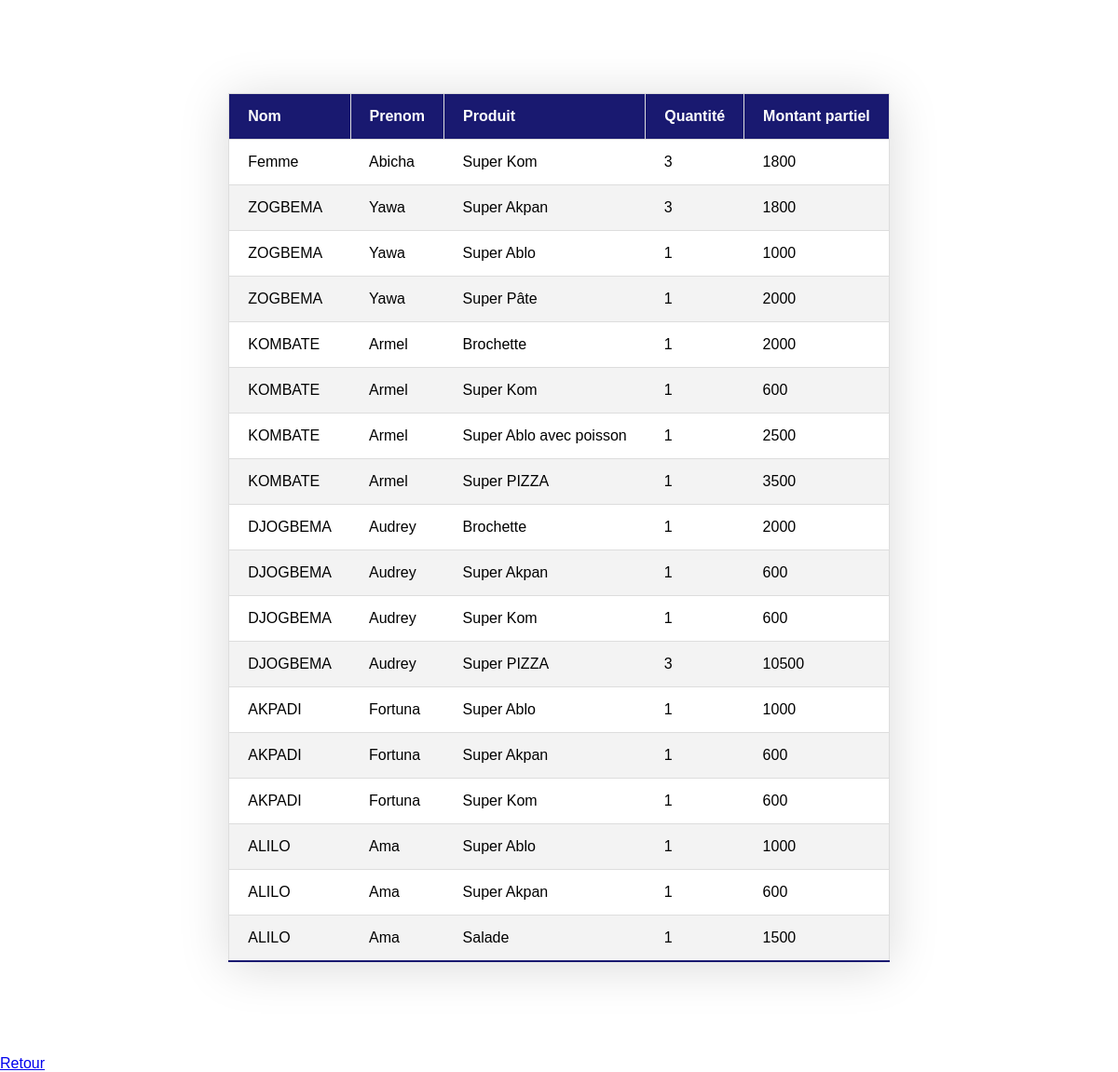
Screenshot of /tabeau_commander.php with the database file from the repository.
### tables this page shows
CREATE TABLE `client` (
  `id_cl` int(5) NOT NULL,
  `nom_cli` varchar(35) NOT NULL,
  `prenom_cli` varchar(50) NOT NULL,
  `adresse` varchar(50) NOT NULL,
  `telephone` int(15) NOT NULL,
  `email` varchar(20) NOT NULL,
  `pass` varchar(35) NOT NULL
);

CREATE TABLE `produits` (
  `id` int(11) NOT NULL,
  `img` varchar(1000) NOT NULL,
  `prix` int(11) NOT NULL,
  `nom` varchar(25) NOT NULL
);

CREATE TABLE `commander` (
  `id_cmde` int(5) NOT NULL,
  `id_cli` int(5) NOT NULL,
  `id_pro` int(5) NOT NULL,
  `quantite` int(10) NOT NULL,
  `montant_partiel` int(10) NOT NULL
);

### tabeau_commander.php (the view, shortened to what this page needs)
<!DOCTYPE html>
<html lang="en">
<head>
    <link rel="stylesheet" href="css/liste_cli.css">
</head>
<body>
    <?php
        $bdd = new PDO('mysql:host=localhost;dbname=products','root','');
    ?>
    <?php
        $ins = $bdd->prepare("SELECT nom_cli, prenom_cli, nom, quantite,montant_partiel FROM client, commande, produits, commander WHERE client.id_cl=commander.id_cli AND produits.id=commander.id_pro AND client.id_cl=commande.id_cli");
        $ins->execute();
        $tab = $ins->fetchAll(PDO::FETCH_ASSOC);
    ?>
    <table class="tableau-style">
        <thead>
            <tr>
                <th>Nom</th>
                <th>Prenom</th>
                <th>Produit</th>
                <th>Quantité</th>
                <th>Montant partiel</th>
            </tr>
        </thead>
        <tbody>
            <?php foreach ($tab as $row): ?>
                <tr>
                    <td><?= $row["nom_cli"] ?></td>
                    <td><?= $row["prenom_cli"] ?></td>
                    <td><?= $row["nom"] ?></td>
                    <td><?= $row["quantite"] ?></td>
                    <td><?= $row["montant_partiel"] ?></td>
                </tr>
            <?php endforeach; ?>
        </tbody>
    </table>
    <a href="acceuil.html">Retour</a>
</body>
</html>

### css/liste_cli.css (style rules this page uses)
body { height: 100vh; font-family: Arial, Helvetica, sans-serif; }
.tableau-style { border-collapse: collapse; min-width: 400px; width: auto; box-shadow: 0 5px 50px rgba(0, 0, 0, 0.15); cursor: pointer; margin: 100px auto; border: 1px solid midnightblue; }
thead tr { background-color: midnightblue; color: #fff; text-align: left; }
th, td { padding: 15px 20px; }
tbody tr, th { border: 1px solid #ddd; }
tbody tr:nth-child(even) { background-color: #f3f3f3; }
tbody tr:last-of-type { border-bottom: 2px solid midnightblue; }

### rows the page displays
client: nom_cli "Femme", prenom_cli "Abicha", produits.nom "Super Kom", commander.quantite "3", commander.montant_partiel "1800"
client: nom_cli "ZOGBEMA", prenom_cli "Yawa", produits.nom "Super Akpan", commander.quantite "3", commander.montant_partiel "1800", produits.nom "Super Ablo", commander.quantite "1", commander.montant_partiel "1000", produits.nom "Super Pâte", commander.montant_partiel "2000"
client: nom_cli "KOMBATE", prenom_cli "Armel", produits.nom "Brochette", commander.quantite "1", commander.montant_partiel "2000", produits.nom "Super Kom", commander.montant_partiel "600", produits.nom "Super Ablo avec poisson", commander.montant_partiel "2500", produits.nom "Super PIZZA", commander.montant_partiel "3500"
client: nom_cli "DJOGBEMA", prenom_cli "Audrey", produits.nom "Brochette", commander.quantite "1", commander.montant_partiel "2000", produits.nom "Super Akpan", commander.montant_partiel "600", produits.nom "Super Kom", produits.nom "Super PIZZA", commander.quantite "3", commander.montant_partiel "10500"
client: nom_cli "AKPADI", prenom_cli "Fortuna", produits.nom "Super Ablo", commander.quantite "1", commander.montant_partiel "1000", produits.nom "Super Akpan", commander.montant_partiel "600", produits.nom "Super Kom"
client: nom_cli "ALILO", prenom_cli "Ama", produits.nom "Super Ablo", commander.quantite "1", commander.montant_partiel "1000", produits.nom "Super Akpan", commander.montant_partiel "600", produits.nom "Salade", commander.montant_partiel "1500"
